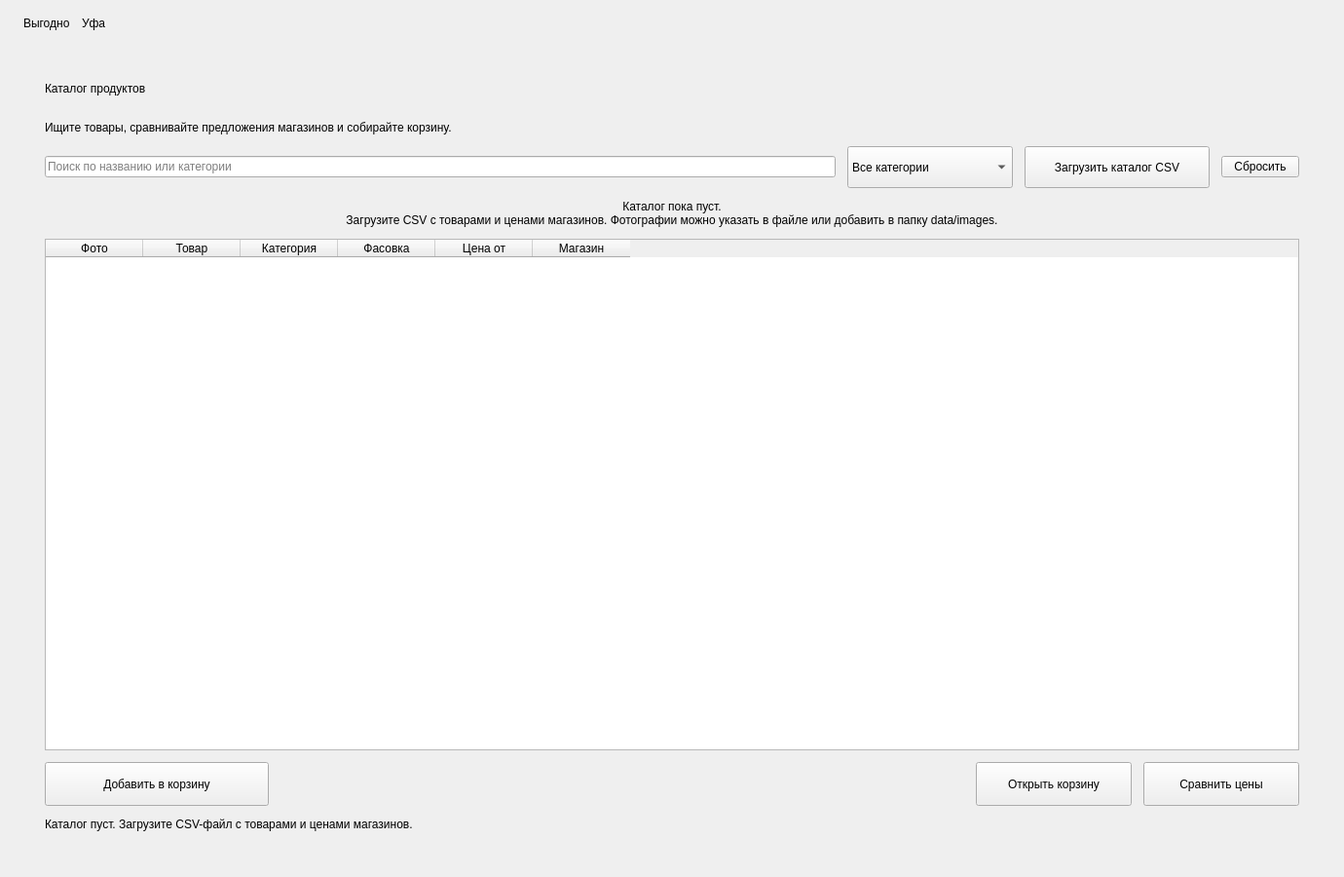
<?xml version='1.0' encoding='utf-8'?>
<ui version="4.0">
 <class>MainWindow</class>
 <widget class="QMainWindow" name="MainWindow">
  <property name="geometry">
   <rect>
    <x>0</x>
    <y>0</y>
    <width>1380</width>
    <height>900</height>
   </rect>
  </property>
  <property name="minimumSize">
   <size>
    <width>1040</width>
    <height>720</height>
   </size>
  </property>
  <property name="windowTitle">
   <string>Выгодно — покупки в Уфе</string>
  </property>
  <widget class="QWidget" name="centralwidget">
   <layout class="QVBoxLayout" name="rootLayout">
    <property name="leftMargin">
     <number>20</number>
    </property>
    <property name="topMargin">
     <number>0</number>
    </property>
    <property name="rightMargin">
     <number>20</number>
    </property>
    <property name="bottomMargin">
     <number>10</number>
    </property>
    <property name="spacing">
     <number>0</number>
    </property>
    <item>
     <widget class="QFrame" name="brandHeaderFrame">
      <layout class="QHBoxLayout" name="brandHeaderLayout">
       <property name="leftMargin">
        <number>4</number>
       </property>
       <property name="topMargin">
        <number>14</number>
       </property>
       <property name="rightMargin">
        <number>4</number>
       </property>
       <property name="bottomMargin">
        <number>12</number>
       </property>
       <property name="spacing">
        <number>12</number>
       </property>
       <item>
        <widget class="QLabel" name="brandLabel">
         <property name="text">
          <string>Выгодно</string>
         </property>
        </widget>
       </item>
       <item>
        <widget class="QLabel" name="cityLabel">
         <property name="text">
          <string>Уфа</string>
         </property>
        </widget>
       </item>
       <item>
        <spacer name="brandSpacer">
         <property name="orientation">
          <enum>Qt::Horizontal</enum>
         </property>
         <property name="sizeHint" stdset="0">
          <size>
           <width>40</width>
           <height>20</height>
          </size>
         </property>
        </spacer>
       </item>
      </layout>
     </widget>
    </item>
    <item>
     <widget class="QStackedWidget" name="pageStack">
      <property name="currentIndex">
       <number>0</number>
      </property>
      <widget class="QWidget" name="mainArea">
       <layout class="QVBoxLayout" name="mainLayout">
        <property name="spacing">
         <number>12</number>
        </property>
        <property name="leftMargin">
         <number>26</number>
        </property>
        <property name="topMargin">
         <number>24</number>
        </property>
        <property name="rightMargin">
         <number>26</number>
        </property>
        <property name="bottomMargin">
         <number>22</number>
        </property>
        <item>
         <layout class="QHBoxLayout" name="headerLayout">
          <item>
           <layout class="QVBoxLayout" name="headerTextLayout">
            <item>
             <widget class="QLabel" name="pageTitle">
              <property name="text">
               <string>Каталог продуктов</string>
              </property>
              <property name="minimumSize">
               <size>
                <width>0</width>
                <height>42</height>
               </size>
              </property>
             </widget>
            </item>
            <item>
             <widget class="QLabel" name="pageSubtitle">
              <property name="text">
               <string>Ищите товары, сравнивайте предложения магазинов и собирайте корзину.</string>
              </property>
             </widget>
            </item>
           </layout>
          </item>
          <item>
           <spacer name="headerSpacer">
            <property name="orientation">
             <enum>Qt::Horizontal</enum>
            </property>
            <property name="sizeHint" stdset="0">
             <size>
              <width>40</width>
              <height>20</height>
             </size>
            </property>
           </spacer>
          </item>
         </layout>
        </item>
        <item>
         <layout class="QHBoxLayout" name="searchLayout">
          <item>
           <widget class="QLineEdit" name="searchEdit">
            <property name="minimumHeight">
             <number>43</number>
            </property>
            <property name="placeholderText">
             <string>Поиск по названию или категории</string>
            </property>
           </widget>
          </item>
          <item>
           <widget class="QComboBox" name="categoryCombo">
            <property name="minimumSize">
             <size>
              <width>170</width>
              <height>43</height>
             </size>
            </property>
            <item>
             <property name="text">
              <string>Все категории</string>
             </property>
            </item>
           </widget>
          </item>
          <item>
           <widget class="QPushButton" name="importCatalogButton">
            <property name="text">
             <string>Загрузить каталог CSV</string>
            </property>
            <property name="minimumSize">
             <size>
              <width>190</width>
              <height>43</height>
             </size>
            </property>
            <property name="minimumHeight">
             <number>43</number>
            </property>
           </widget>
          </item>
          <item>
           <widget class="QPushButton" name="resetSearchButton">
            <property name="text">
             <string>Сбросить</string>
            </property>
            <property name="minimumHeight">
             <number>43</number>
            </property>
           </widget>
          </item>
         </layout>
        </item>
        <item>
         <widget class="QLabel" name="emptyCatalogLabel">
          <property name="text">
           <string>Каталог пока пуст.
Загрузите CSV с товарами и ценами магазинов. Фотографии можно указать в файле или добавить в папку data/images.</string>
          </property>
          <property name="alignment">
           <set>Qt::AlignCenter</set>
          </property>
          <property name="wordWrap">
           <bool>true</bool>
          </property>
          <property name="minimumHeight">
           <number>126</number>
          </property>
         </widget>
        </item>
        <item>
         <widget class="QTableWidget" name="productsTable">
          <property name="minimumSize">
           <size>
            <width>0</width>
            <height>300</height>
           </size>
          </property>
          <property name="columnCount">
           <number>6</number>
          </property>
          <property name="rowCount">
           <number>0</number>
          </property>
          <column>
           <property name="text">
            <string>Фото</string>
           </property>
          </column>
          <column>
           <property name="text">
            <string>Товар</string>
           </property>
          </column>
          <column>
           <property name="text">
            <string>Категория</string>
           </property>
          </column>
          <column>
           <property name="text">
            <string>Фасовка</string>
           </property>
          </column>
          <column>
           <property name="text">
            <string>Цена от</string>
           </property>
          </column>
          <column>
           <property name="text">
            <string>Магазин</string>
           </property>
          </column>
          <property name="alternatingRowColors">
           <bool>true</bool>
          </property>
          <property name="showGrid">
           <bool>false</bool>
          </property>
         </widget>
        </item>
        <item>
         <layout class="QHBoxLayout" name="actionLayout">
          <item>
           <widget class="QPushButton" name="addToCartButton">
            <property name="text">
             <string>Добавить в корзину</string>
            </property>
            <property name="minimumSize">
             <size>
              <width>230</width>
              <height>45</height>
             </size>
            </property>
           </widget>
          </item>
          <item>
           <spacer name="actionSpacer">
            <property name="orientation">
             <enum>Qt::Horizontal</enum>
            </property>
            <property name="sizeHint" stdset="0">
             <size>
              <width>40</width>
              <height>20</height>
             </size>
            </property>
           </spacer>
          </item>
          <item>
           <widget class="QPushButton" name="openCartButton">
            <property name="text">
             <string>Открыть корзину</string>
            </property>
            <property name="minimumSize">
             <size>
              <width>160</width>
              <height>45</height>
             </size>
            </property>
           </widget>
          </item>
          <item>
           <widget class="QPushButton" name="compareButton">
            <property name="text">
             <string>Сравнить цены</string>
            </property>
            <property name="minimumSize">
             <size>
              <width>160</width>
              <height>45</height>
             </size>
            </property>
           </widget>
          </item>
         </layout>
        </item>
        <item>
         <widget class="QLabel" name="statusLabel">
          <property name="text">
           <string>Каталог пуст. Загрузите CSV-файл с товарами и ценами магазинов.</string>
          </property>
         </widget>
        </item>
       </layout>
      </widget>
     </widget>
    </item>
    <item>
     <widget class="QFrame" name="bottomNavFrame">
      <layout class="QHBoxLayout" name="bottomNavLayout">
       <property name="leftMargin">
        <number>8</number>
       </property>
       <property name="topMargin">
        <number>9</number>
       </property>
       <property name="rightMargin">
        <number>8</number>
       </property>
       <property name="bottomMargin">
        <number>6</number>
       </property>
       <property name="spacing">
        <number>8</number>
       </property>
      </layout>
     </widget>
    </item>
   </layout>
  </widget>
 </widget>
 <resources />
 <connections />
</ui>
